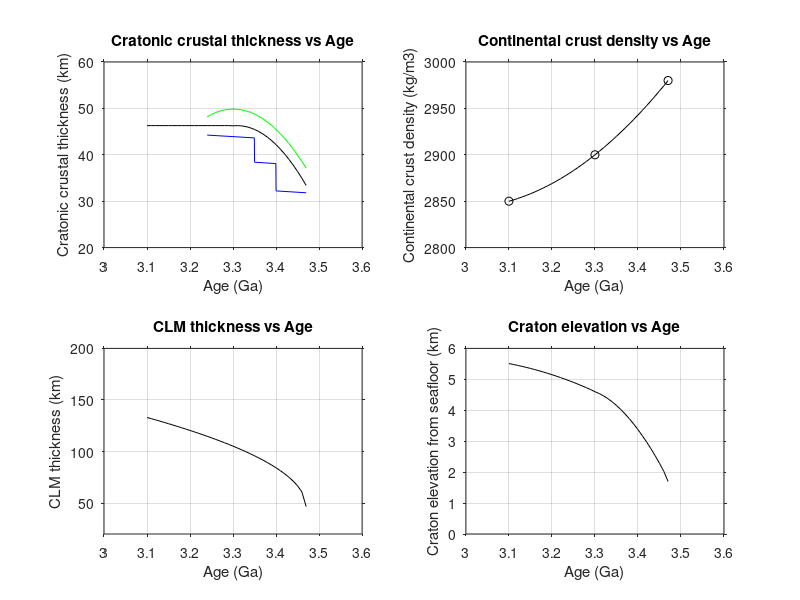
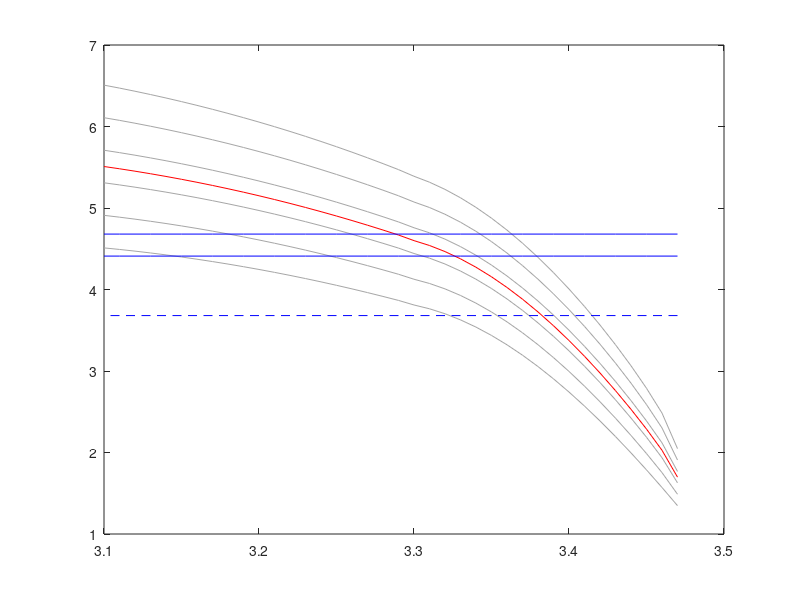

Reproduce these figures in MATLAB, in order. (Note: this script raises an error after producing the figures.)
clear; clc; clf; format shorte;
% Date: July, 2021
% Author: Priydarshi Chowdhury (Monash University)
% >> This code is a part of PNAS manuscript (Chowdhury et al.)
% >> Contact: pchowdhury59@gmail.com / priyadarshi.chowdhury@monash.edu

%% User defined variables
% variables that are kept constant for all simulations
rho_a           = 3330;  % kg/m3; asthenosphere density
rho_oc          = 3000;  % kg/m3; oceanic crust density
rho_olm         = 3320;  % kg/m3; oceanic litho. mantle density
rho_cc_ini      = 2980;  % in kg/m3; initial cratonic crust density         [see SI Appendix Methods for the choice of initial & final
rho_cc_final    = 2850;  % in kg/m3; final cratonic crust density            cratonic crust density at 3.5 and 3.1 Ga respec.]
CL_thick_ini    = 80;    % in km; initial cratonic litho. thickness         [at 3.5 Ga; CLM thick. is calc. using iniial cratonic crust thick and this litho. thick.]
OL_thick        = 80;    % in km; oceanic litho. thickness                  [OLM thick. is calc. using oceanic crust thick and this litho. thick.; kept constant over time]
present_sl      = 3.68;  % km; present-day sea-level                        [see SI Appendix Methods; taken from Eatkins & Sharman, 2010, NOAA Data]
archean_sl1     = 4.41;  % km; Archean sea-level w. gradual cont. growth    [see SI Appendix Methods; taken from Rosas & Korenaga, 2021, Nat. Geosci.]
archean_sl2     = 4.68;  % km; Archean sea-level w. rapid cont. growth      [see SI Appendix Methods; taken from Rosas & Korenaga, 2021, Nat. Geosci.]

% variables for which sensitivity of craton elevation is analyzed
rho_clm         = 3305;  % in kg/m3; CLM density                            [varied between: 3330, 3320, 3310, 3305, 3300, 3290, 3280]
h_oc            = 20;    % in km; oceanic crust thickness; 20/25/30 km      [varied between: 20, 25, 30]
clm_thick_max   = 133;   % in km; maximum CLM thickness allowed             [see SI Appendix Methods; varied between 133-160 km; 133 km when growth rate is 0.4x4kt & 160 km when growth rate is 4kt]
clm_growthfac   = 0.4;   % multiplied to the conductive cooling eq.;        [see SI Appendix Methods; varied between 0.4 and 1]
% NOTE: Initial thickness of the whole oceanic (OL) & craton (CL) lithos., 
% it is used to calculate the thickness of the oceanic (OLM) & continental
% (CLM) lithospheric mantle dynamcially within the code once the initial 
% oceanic & continental crustal thicknesses are known
h_olm           = OL_thick - h_oc;          % km; OLM thickness

%% variables for which parameterized time-evolution is known 
% i.e., cratonic crustal thickness and density, & CLM thickness 
time = 3470:-10:3100;     % in Ma; age duration of our interest

% Forming the crustal thickness vs. age array
% change the last term to modulate the curve
% 5424--> fit to the mean thickness trend 
% 5427--> fit to trace element thickness trend
% 5421--> fit to La/Yb thickness trend
h_cc = -4.995e-4.*time.*time + 3.306.*time - 5424;
max_h_cc = max(h_cc);   % to create a smooth profile
for i=1:length(time)
    if time(i)<3300, h_cc(i)= max_h_cc; end
end

% Forming the crustal density vs. age array (a poplynomial function)
% NOTE: calculation has to be done with time in Ga to get accurate values; 
% 'time' in Ma; time values are needed to be factored by 1000
rho_cc = 596.18.*time/1e3.*time/1e3-3565.58.*time/1e3+8173.967;
if rho_cc < rho_cc_final, rho_cc = rho_cc_final; end


% Forming CLM thickness vs age array
h_clm_ini       = CL_thick_ini - h_cc(1);   % km; initial CLM thickness
for i=1:length(time)
    if i==1, h_clm(i) = h_clm_ini; 
    else
        h_clm(i) = sqrt(4 * 1e-6 * (abs(time(i)-time(1))*1e6*365*24*3600));
        h_clm(i) = clm_growthfac * h_clm(i)/1e3 + h_clm_ini;
    end
    if h_clm(i) > clm_thick_max, h_clm(i) = clm_thick_max; end
end

%% Calculating elevation for a fixed CLM-AM density contrast; see L.#20
% calculating crustal elevation directly relative to the seafloor
for i=1:length(time)
    elev(i) = (h_cc(i)*(rho_a-rho_cc(i)) +...
                        h_clm(i)*(rho_a-rho_clm) +...
                            h_oc*(rho_oc-rho_a) +...
                                h_olm*(rho_olm-rho_a))/rho_a;
end

%% calcualting elevation for different CLM-AM density contrast (0-50 kg/m3)
drho_LAB = 0:10:50; % in kg/m3
% calculating crustal elevation directly relative to the seafloor
for k=1:length(drho_LAB)
for i=1:length(time)
    elev2(i,k) = (h_cc(i)*(rho_a-rho_cc(i)) +...
                            h_clm(i)*(drho_LAB(k)) + ...
                                h_oc*(rho_oc-rho_a) +...
                                    h_olm*(rho_olm-rho_a))/rho_a;
end
end
%display ([time',dH_cc',elev',elev_direct',dH_cc2(:,1),elev2(:,1)]);

%% Calculations for plotting
% LaYb based crustal thickness vs age relation as estimated from TTGs;
tt          = 3470:-10:3240;
LaYb_h_cc   = -4.4304e-4.*tt.*tt + 2.9245.*tt - 4776.3;

% crustal thickness vs age relation as obtained from TTG REE patterns
TTG_melt_age= [3470,3400,3399.5,3350,3349.5,3240];
TTG_Press   = [0.93,0.93,1.1,1.1,1.25,1.25];
% converting pressure to depth
for j=1:length(TTG_melt_age)
    % calculating density at time-instants given in TTG_melt_age
    rho_cc1 = 596.18*TTG_melt_age(j)/1e3*TTG_melt_age(j)/1e3...
        - 3565.58*TTG_melt_age(j)/1e3 + 8173.967;
    if rho_cc1 < rho_cc_final, rho_cc1 = rho_cc_final; end
    
    TTG_depth(j) = ((TTG_Press(j)*1e9)/(rho_cc1*9.81))/1e3;
end

% preparing sea level arrays over time for plotting
sealevel_p  = zeros(length(time),1) + present_sl;
sealevel_a1 = zeros(length(time),1) + archean_sl1; 
sealevel_a2 = zeros(length(time),1) + archean_sl2; 

%% Plotting results
figure(1)
% cratonic crustal thickness vs. age
subplot(2,2,1)
plot(time./1e3,h_cc,'-k'); hold on;                 % user defined thick
plot(tt./1e3,LaYb_h_cc,'-g'); hold on;              % LaYb based thick
plot(TTG_melt_age./1e3,TTG_depth,'-b'); hold on;    % TTG REE based thick
title('Cratonic crustal thickness vs Age');
xlim([3.0 3.6]); ylim([20 60]);
hold off; set(gca,'TickDir','out'); grid on;
xlabel('Age (Ga)'); ylabel('Cratonic crustal thickness (km)'); 
% set(gca,'xtick',[],'ytick',[]);
set(gca,'layer','top','linewidth',0.5);

% cratonic crustal density vs. age
subplot(2,2,2)
plot(time./1e3,rho_cc,'-k'); hold on;
plot([3.47,3.30,3.10],[2980,2900,2850],'ok'); hold on;
title('Continental crust density vs Age');
xlim([3.0 3.6]); ylim([2800 3000]);
hold off; set(gca,'TickDir','out'); grid on;
xlabel('Age (Ga)'); ylabel('Continental crust density (kg/m3)'); 
% set(gca,'xtick',[],'ytick',[]);
set(gca,'layer','top','linewidth',0.5);

% CLM thickness vs age
subplot(2,2,3)
plot(time./1e3,h_clm,'-k'); hold on;
title('CLM thickness vs Age');
xlim([3.0 3.6]); ylim([20 200]);
hold off; set(gca,'TickDir','out'); grid on;
xlabel('Age (Ga)'); ylabel('CLM thickness (km)'); 
% set(gca,'xtick',[],'ytick',[]);
set(gca,'layer','top','linewidth',0.5);

% CLM thickness vs age
subplot(2,2,4)
plot(time./1e3,elev,'-k'); hold on;
title('Craton elevation vs Age');
xlim([3.0 3.6]); ylim([0 6]);
hold off; set(gca,'TickDir','out'); grid on;
xlabel('Age (Ga)'); ylabel('Craton elevation from seafloor (km)'); 
% set(gca,'xtick',[],'ytick',[]);
set(gca,'layer','top','linewidth',0.5);


figure(2)
for k=1:length(drho_LAB)
    plot(time./1e3,elev2(:,k),'-','Color',[0.65 0.65 0.65]); hold on;
end
plot(time./1e3,elev,'-r'); hold on;
plot(time./1e3,sealevel_p,'--b'); hold on;
plot(time./1e3,sealevel_a1,'-b'); hold on;
plot(time./1e3,sealevel_a2,'-b'); hold on;

max_hpresent  = round(max(elev)-present_sl,2);
max_harchean1 = round(max(elev)-archean_sl1,2);
max_harchean2 = round(max(elev)-archean_sl2,2);

title({['Continental elevation (relative to seafloor) vs Age']
    ['For Oceanic crust thickness = ',num2str(h_oc),' km']
    []
    [' Max. elev. above modern sealevel (',num2str(present_sl),' km) = ',...
                            num2str(max_hpresent*1e3),' m']
    [' Max. elev. above Archean sealevel-1 (',num2str(archean_sl1),' km) = ',...
                            num2str(max_harchean1*1e3),' m']
    [' Max. elev. above Archean sealevel-2 (',num2str(archean_sl2),' km) = ',...
                            num2str(max_harchean2*1e3),' m']});
xlim([3.0 3.5]); ylim([0 8]);
hold off; set(gca,'TickDir','out'); grid on;
xlabel('Age (Ga)'); 
ylabel('Continental elevation (km)'); 
% set(gca,'xtick',[],'ytick',[]);
set(gca,'layer','top','linewidth',0.5);
%%